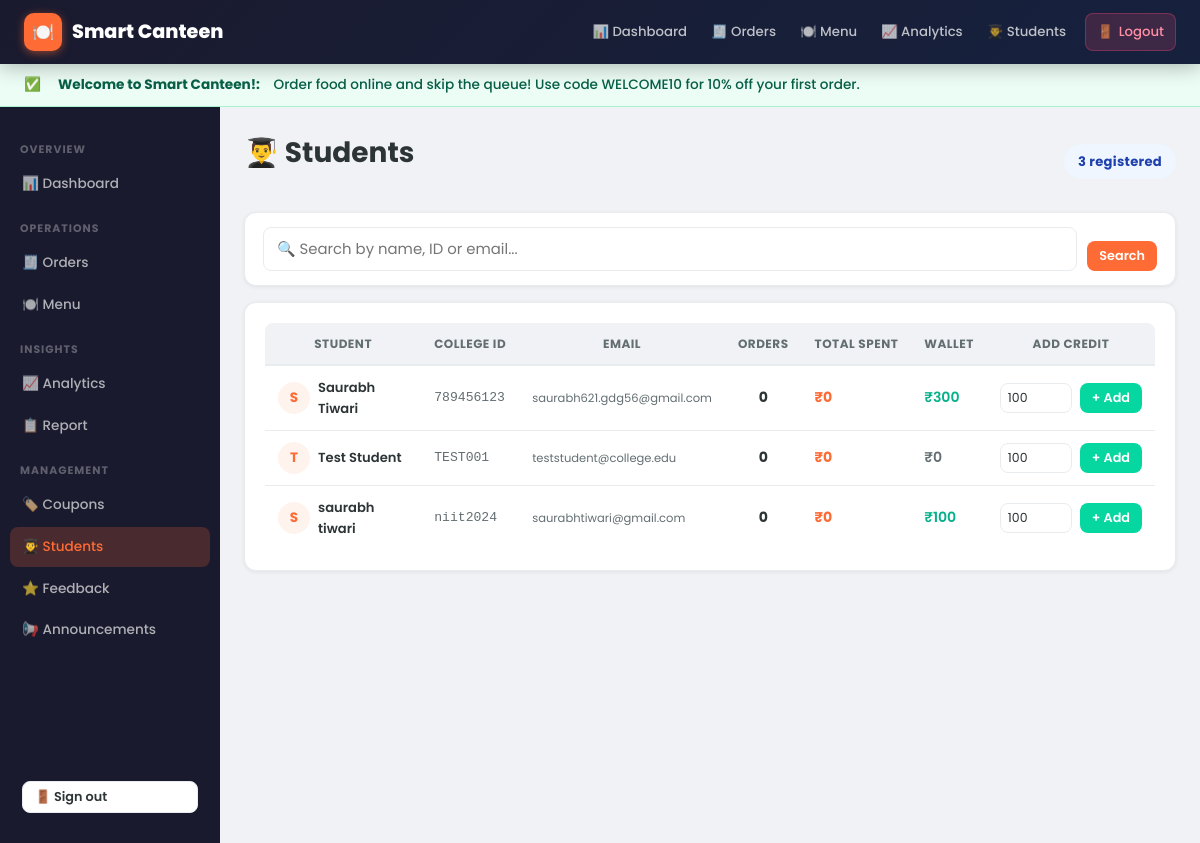
/admin/students (signed in), run on the app's committed database.
### tables this page shows
CREATE TABLE announcements(
        id INTEGER PRIMARY KEY AUTOINCREMENT, title TEXT, content TEXT,
        type TEXT DEFAULT 'info', active INTEGER DEFAULT 1,
        created_at TEXT DEFAULT (datetime('now','localtime')));

CREATE TABLE users(
        id INTEGER PRIMARY KEY AUTOINCREMENT, name TEXT, college_id TEXT,
        email TEXT UNIQUE, password TEXT, role TEXT DEFAULT 'student',
        wallet REAL DEFAULT 0, phone TEXT DEFAULT '', bio TEXT DEFAULT '');

### app.py (the view)
@app.route("/admin/students")
@admin_required
def admin_students():
    q = request.args.get("q", "").strip()
    sql = ("SELECT u.*, "
           "(SELECT COUNT(*) FROM orders o WHERE o.user_id=u.id AND o.status!='Cancelled') n, "
           "(SELECT COALESCE(SUM(total),0) FROM orders o WHERE o.user_id=u.id AND o.status!='Cancelled') spent "
           "FROM users u WHERE role='student'")
    args = []
    if q:
        sql += " AND (u.name LIKE ? OR u.college_id LIKE ? OR u.email LIKE ?)"
        args.extend([f"%{q}%", f"%{q}%", f"%{q}%"])
    sql += " ORDER BY spent DESC"
    rows = many(sql, args)
    return render_template("admin_students.html", students=rows, q=q)

### app.py (called while the page is built, shortened)
def db():
    if "db" not in g:
        g.db = sqlite3.connect(DB)
        g.db.row_factory = sqlite3.Row
        g.db.execute("PRAGMA journal_mode=WAL")
        g.db.execute("PRAGMA foreign_keys=ON")
    return g.db

def many(sql, a=()):
    return db().execute(sql, a).fetchall()

def admin_required(f):
    @wraps(f)
    def w(*a, **k):
        if session.get("role") != "admin":
            flash("Admin access only.")
            return redirect(url_for("login"))
        return f(*a, **k)
    return w

@app.context_processor
def inject():
    d = {"wallet_bal": 0, "ready_count": 0, "cart_count": 0,
         "unread_notif": 0, "active_announcements": []}
    if session.get("uid"):
        d["active_announcements"] = many(
            "SELECT * FROM announcements WHERE active=1 ORDER BY id DESC LIMIT 3")
    return d

### templates/admin_students.html (shortened to what this page needs)
{% extends "base.html" %}
{% block content %}
<div class="page-header">
  <h1>👨‍🎓 Students</h1>
  <span class="badge badge-info fs-sm" style="padding:7px 14px;">{{ students|length }} registered</span>
</div>
<div class="card mb-md" style="padding:14px 18px;">
  <form class="form-inline" method="get">
    <div class="form-group mb-0 flex-1">
      <input name="q" value="{{ q }}" placeholder="🔍 Search by name, ID or email...">
    </div>
    <button type="submit" class="btn btn-primary btn-sm">Search</button>
  </form>
</div>
<div class="card mb-0">
  <div class="table-wrapper">
    <table>
      <thead>
        <tr><th>Student</th><th>College ID</th><th>Email</th><th>Orders</th><th>Total Spent</th><th>Wallet</th><th>Add Credit</th></tr>
      </thead>
      <tbody>
        {% for s in students %}
        <tr>
          <td>
            <div class="d-flex align-center gap-sm">
              <div style="width:32px;height:32px;border-radius:50%;background:var(--primary-light);color:var(--primary);display:flex;align-items:center;justify-content:center;font-weight:700;font-size:0.85rem;flex-shrink:0;">
                {{ s.name[0].upper() }}
              </div>
              <span class="fw-semi fs-sm">{{ s.name }}</span>
            </div>
          </td>
          <td class="font-mono fs-sm text-muted">{{ s.college_id }}</td>
          <td class="fs-xs text-muted">{{ s.email }}</td>
          <td class="text-center fw-bold">{{ s.n }}</td>
          <td class="fw-bold" style="color:var(--primary);">₹{{ '%.0f'|format(s.spent) }}</td>
          <td class="fw-semi {{ 'text-success' if s.wallet > 0 else 'text-muted' }}">₹{{ '%.0f'|format(s.wallet) }}</td>
          <td>
            <form class="d-flex gap-sm align-center" method="post" action="/admin/students/{{ s.id }}/credit">
              <input name="amount" type="number" min="1" max="5000" value="100" style="width:72px;padding:5px 7px;font-size:0.78rem;">
              <button class="btn btn-success btn-sm">+ Add</button>
            </form>
          </td>
        </tr>
        {% else %}
        <tr class="empty-row"><td colspan="7"><p>No students found.</p></td></tr>
        {% endfor %}
      </tbody>
    </table>
  </div>
</div>
{% endblock %}

### templates/base.html (shortened to what this page needs)
<!DOCTYPE html>
<html lang="en">
<head>
<link rel="stylesheet" href="{{ url_for('static', filename='style.css') }}">
</head>
<body>
<nav class="navbar">
  <a href="/" class="brand">
    <div class="brand-icon">🍽️</div>
    <span>Smart Canteen</span>
  </a>
  <div class="nav-links">
    {% if session.role == 'admin' %}
      <a href="/admin" class="nav-link">📊 Dashboard</a>
      <a href="/admin/orders" class="nav-link">🧾 Orders</a>
      <a href="/admin/menu" class="nav-link">🍽️ Menu</a>
      <a href="/admin/analytics" class="nav-link">📈 Analytics</a>
      <a href="/admin/students" class="nav-link">👨‍🎓 Students</a>
    {% endif %}
    {% if session.uid %}
      <a href="/logout" class="nav-link" title="Sign out" style="margin-left:6px;background:rgba(239,71,111,0.18);color:#FF8FA3;border:1px solid rgba(239,71,111,0.35);">🚪 <span>Logout</span></a>
    {% endif %}
  </div>
</nav>
{% for ann in active_announcements %}
<div class="announcement-bar {{ ann.type }}">
  {% if ann.type == 'success' %}✅{% elif ann.type == 'warning' %}⚠️{% else %}ℹ️{% endif %}
  &nbsp;<strong>{{ ann.title }}:</strong>&nbsp;{{ ann.content }}
</div>
{% endfor %}
{% if session.role == 'admin' %}
<div class="admin-layout">
  <aside class="admin-sidebar">
    <div class="sidebar-section">Overview</div>
    <a href="/admin" class="sidebar-link {{ 'active' if request.endpoint == 'admin_home' }}">📊 Dashboard</a>
    <div class="sidebar-section">Operations</div>
    <a href="/admin/orders" class="sidebar-link {{ 'active' if request.endpoint in ['admin_orders','admin_status','admin_cancel'] }}">🧾 Orders</a>
    <a href="/admin/menu" class="sidebar-link {{ 'active' if request.endpoint in ['admin_menu','admin_edit','admin_restock','admin_toggle','admin_delete'] }}">🍽️ Menu</a>
    <div class="sidebar-section">Insights</div>
    <a href="/admin/analytics" class="sidebar-link {{ 'active' if request.endpoint == 'admin_analytics' }}">📈 Analytics</a>
    <a href="/admin/report" class="sidebar-link {{ 'active' if request.endpoint in ['admin_report','admin_report_csv'] }}">📋 Report</a>
    <div class="sidebar-section">Management</div>
    <a href="/admin/coupons" class="sidebar-link {{ 'active' if request.endpoint in ['admin_coupons','coupon_toggle','coupon_delete'] }}">🏷️ Coupons</a>
    <a href="/admin/students" class="sidebar-link {{ 'active' if request.endpoint in ['admin_students','admin_credit'] }}">👨‍🎓 Students</a>
    <a href="/admin/feedback" class="sidebar-link {{ 'active' if request.endpoint == 'admin_feedback' }}">⭐ Feedback</a>
    <a href="/admin/announcements" class="sidebar-link {{ 'active' if request.endpoint in ['admin_announcements','announcement_toggle','announcement_delete'] }}">📢 Announcements</a>
    <div style="flex:1"></div>
    <div style="padding:10px 12px;">
      <a href="/logout" class="btn btn-secondary btn-sm w-full">🚪 Sign out</a>
    </div>
  </aside>
  <main class="admin-content">
    {{ self.content() }}
  </main>
</div>
{% else %}
{% block wrapper %}
<div class="container">
  {% block content %}{% endblock %}
</div>
{% endblock %}
{% endif %}
</body>
</html>

### data on the page
announcements: title "Welcome to Smart Canteen!", content "Order food online and skip the queue! Use code WELCOME10 for 10% off your first order."
users: name "S", name "Saurabh Tiwari", college_id "789456123", email "saurabh621.gdg56@gmail.com", n "0", spent "0", wallet "300"
users: name "T", name "Test Student", college_id "TEST001", email "teststudent@college.edu", n "0", spent "0", wallet "0"
users: name "S", name "saurabh tiwari", college_id "niit2024", email "saurabhtiwari@gmail.com", n "0", spent "0", wallet "100"

### other printed values
{{ students|length }} "3"
